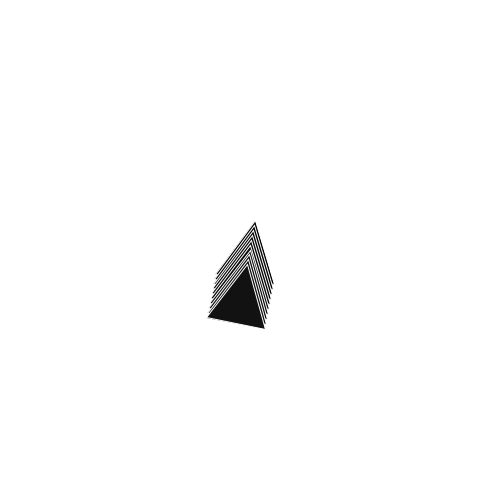
Frame 1 (no input)
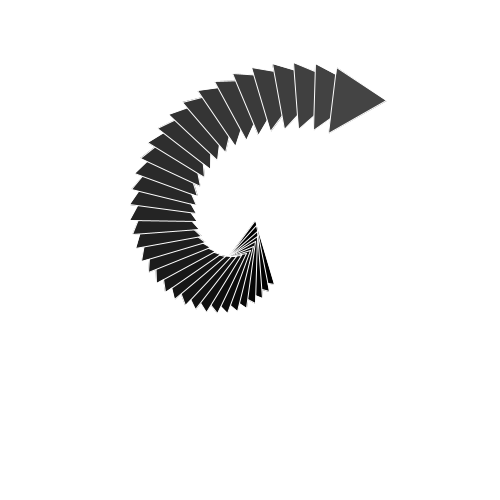
Frame 60 (the mouse pressed at the canvas centre just before this capture)
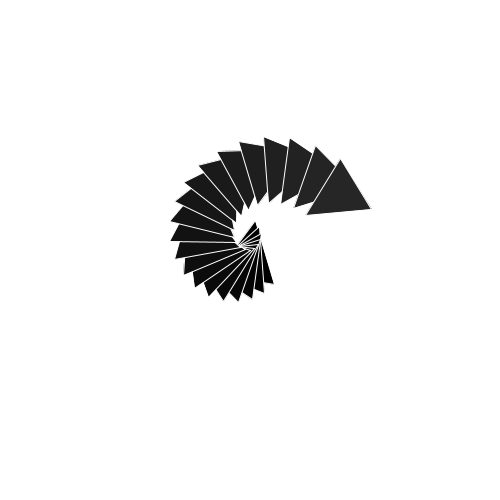
Frame 120 (the mouse held since frame 60 and released just before this capture)

The Processing sketch that drew these frames (run headless with seeded random() and noise(); from frame 60 on, the mouse is pressed at the canvas centre):

// Processing sketch: Avance_Certamen1_Valdivielso_Ignacio
// ── Avance_Certamen1_Valdivielso_Ignacio.pde
Spiral s;
int n;
void setup() {
  size(500, 500);
  s = new Spiral();
  n = 10;
}
void draw() {
  background(255);

  if (frameCount%60==0) {
    n = (int)random(10, 50);
  }
  s.tri(n);
}

// ── Spiral.pde
class Spiral {

  float rot; //rotación

  void tri(int n) {
    rot += 0.1;

    for (int i = 0; i<n; i++) {
      pushMatrix();
      translate(width/2, height/2);
      rotate(radians(rot*i+10));
      fill(2*i);
      stroke(255);
      triangle(-30, 30+5*i, 0, -30+5*i, 30, 30+5*i);
      //triangle(-30*i, 30, 0*i, -30, 30*i, 30);
      popMatrix();
    }
  }
}
